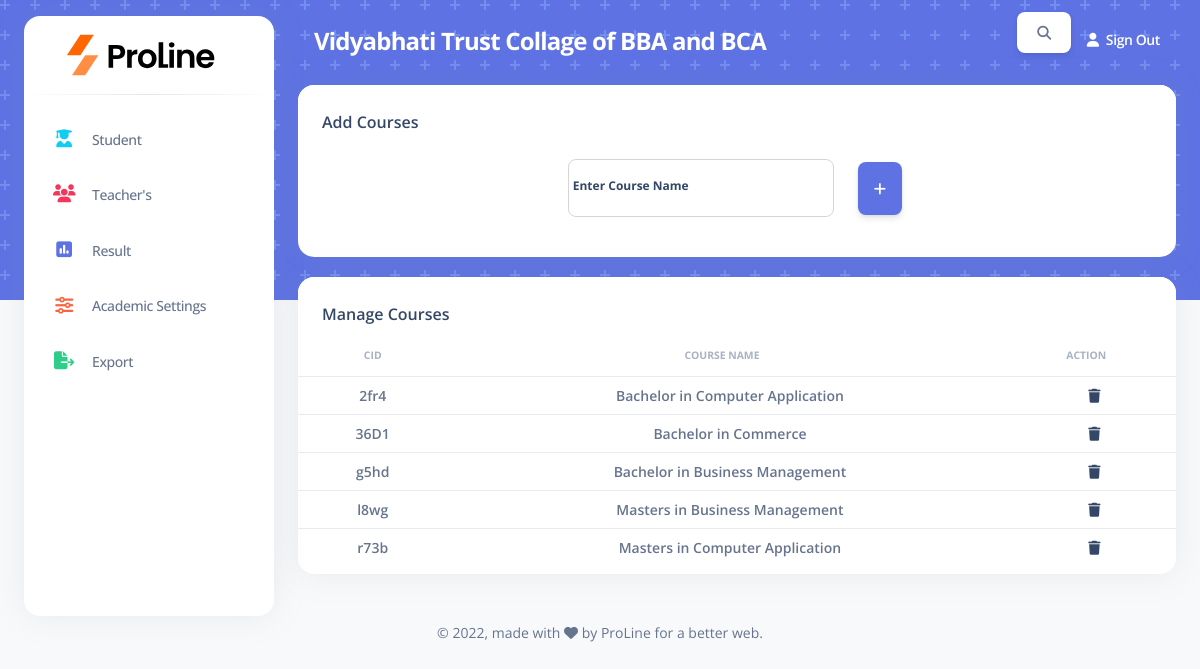
The page /course.php on the database its author committed.
### tables this page shows
CREATE TABLE `courses` (
  `Rank` int(11) NOT NULL,
  `CID` varchar(255) NOT NULL,
  `C_Name` varchar(255) NOT NULL
);

### course.php (the view, shortened to what this page needs)
<!DOCTYPE html>
<html lang="en">
<head>
  <?php include 'includes/links.php'; ?>
</head>
<body class="g-sidenav-show   bg-gray-100">
    <?php include 'includes/side-navbar.php' ?>
  <main class="main-content position-relative border-radius-lg ">
    <?php include 'includes/top-navbar.php' ?>
    <div class="container-fluid py-1">
      <div class="row">
        <div class="col-12">
          <div class="card mb-2">
            <div class="card-header pb-0">
              <h6>Add Courses</h6>
            </div>
            <form method="POST">
                <div class=" d-flex align-items-center justify-content-center row py-3 mx-1 mb-2">
                    <div class="form-floating mb-3 col-4">
                        <input type="text" class="form-control " name = "cname" id="floatingInput" required placeholder="Enter Course Name">
                        <label for="floatingInput">Enter Course Name</label>
                    </div>
                    <div class="form-floating  col-1">
                        <button class="btn btn-primary p-3" type="submit" name="addCourse"> <i class="fas fa-add"></i> </button>
                    </div>
                </div>
            </form>
          </div>
        </div>
      </div>
    </div>
    <div class="container-fluid py-2">
      <div class="row">
        <div class="col-12">
          <div class="card mb-4">
            <div class="card-header pb-0">
              <h6>Manage Courses</h6>
            </div>
            <div class="card-body px-0 pt-0 pb-2">
              <div class="table-responsive p-0">
                <table class="table align-items-center mb-0 table-hover ">
                  <thead>
                    <tr class="text-center">
                      <th class="text-uppercase text-secondary text-xxs font-weight-bolder opacity-7">CID</th>
                      <th class="text-uppercase text-secondary text-xxs font-weight-bolder opacity-7 ps-2">Course Name</th>
                      <th class="text-uppercase text-secondary text-xxs font-weight-bolder opacity-7 ps-2" >Action</th>
                    </tr>
                  </thead>
                  <tbody>
                  <?php
                        include 'connection.php';
                        $q = "select * from courses";
                        $query = mysqli_query($conn,$q);
                        $row = mysqli_num_rows($query);
                        if($row > 0)
                        {
                            while($res = mysqli_fetch_array($query))
                            {
                                echo '
                                    <tr class="text-center">
                                        <td class="text-sm font-weight-bold mb-0"> '.$res['CID'].' </td>
                                        <td class="text-sm font-weight-bold mb-0"> '.$res['C_Name'].' </td>
                                        <td class="text-sm font-weight-bold mb-0"> <a href="deleteCourse.php?ID='.$res['CID'].'"> <i class="fas fa-trash"></i> </a> </td>
                                    </tr>
                                ';
                            }
                        }
                    ?>
                  </tbody>
                </table>
              </div>
            </div>
          </div>
        </div>
      </div>
    </div>
  </main>
  <?php include 'includes/footer.php'?>
</body>
</html>

### rows shown on the page
courses: CID "2fr4", C_Name "Bachelor in Computer Application"
courses: CID "36D1", C_Name "Bachelor in Commerce"
courses: CID "g5hd", C_Name "Bachelor in Business Management"
courses: CID "l8wg", C_Name "Masters in Business Management"
courses: CID "r73b", C_Name "Masters in Computer Application"
